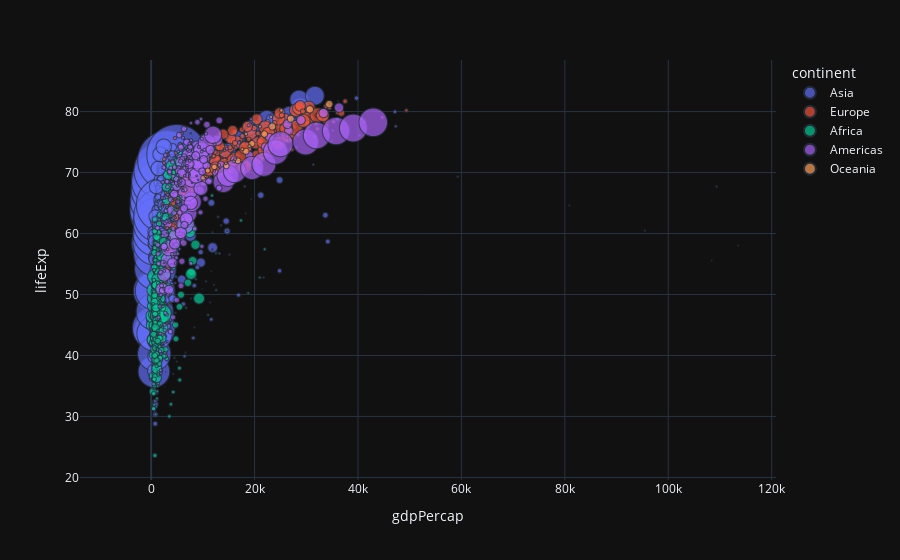

Notebook code cell kept with this figure:
### Code cell
px.scatter(data ,  y = 'lifeExp' , x='gdpPercap' , size='pop' , size_max=60 , color='continent' , hover_name='country')

### Figure 1 — Plotly figure (JSON) as saved in the notebook; plotly's stock layout.template omitted (floating-point values rounded to 4 significant figures; data arrays with more than 128 entries replaced by an {"elided": "..."} marker saying what was removed)
{"data": [{"hovertemplate": "<b>%{hovertext}</b><br><br>continent=Asia<br>gdpPercap=%{x}<br>lifeExp=%{y}<br>pop=%{marker.size}<extra></extra>", "hovertext": {"elided": "384 str values"}, "legendgroup": "Asia", "marker": {"color": "#636efa", "size": {"elided": "384 int values"}, "sizemode": "area", "sizeref": 366300.0, "symbol": "circle"}, "mode": "markers", "name": "Asia", "showlegend": true, "x": {"elided": "384 float values"}, "xaxis": "x", "y": {"elided": "384 float values"}, "yaxis": "y", "type": "scattergl"}, {"hovertemplate": "<b>%{hovertext}</b><br><br>continent=Europe<br>gdpPercap=%{x}<br>lifeExp=%{y}<br>pop=%{marker.size}<extra></extra>", "hovertext": {"elided": "360 str values"}, "legendgroup": "Europe", "marker": {"color": "#EF553B", "size": {"elided": "360 int values"}, "sizemode": "area", "sizeref": 366300.0, "symbol": "circle"}, "mode": "markers", "name": "Europe", "showlegend": true, "x": {"elided": "360 float values"}, "xaxis": "x", "y": {"elided": "360 float values"}, "yaxis": "y", "type": "scattergl"}, {"hovertemplate": "<b>%{hovertext}</b><br><br>continent=Africa<br>gdpPercap=%{x}<br>lifeExp=%{y}<br>pop=%{marker.size}<extra></extra>", "hovertext": {"elided": "624 str values"}, "legendgroup": "Africa", "marker": {"color": "#00cc96", "size": {"elided": "624 int values"}, "sizemode": "area", "sizeref": 366300.0, "symbol": "circle"}, "mode": "markers", "name": "Africa", "showlegend": true, "x": {"elided": "624 float values"}, "xaxis": "x", "y": {"elided": "624 float values"}, "yaxis": "y", "type": "scattergl"}, {"hovertemplate": "<b>%{hovertext}</b><br><br>continent=Americas<br>gdpPercap=%{x}<br>lifeExp=%{y}<br>pop=%{marker.size}<extra></extra>", "hovertext": {"elided": "300 str values"}, "legendgroup": "Americas", "marker": {"color": "#ab63fa", "size": {"elided": "300 int values"}, "sizemode": "area", "sizeref": 366300.0, "symbol": "circle"}, "mode": "markers", "name": "Americas", "showlegend": true, "x": {"elided": "300 float values"}, "xaxis": "x", "y": {"elided": "300 float values"}, "yaxis": "y", "type": "scattergl"}, {"hovertemplate": "<b>%{hovertext}</b><br><br>continent=Oceania<br>gdpPercap=%{x}<br>lifeExp=%{y}<br>pop=%{marker.size}<extra></extra>", "hovertext": ["Australia", "Australia", "Australia", "Australia", "Australia", "Australia", "Australia", "Australia", "Australia", "Australia", "Australia", "Australia", "New Zealand", "New Zealand", "New Zealand", "New Zealand", "New Zealand", "New Zealand", "New Zealand", "New Zealand", "New Zealand", "New Zealand", "New Zealand", "New Zealand"], "legendgroup": "Oceania", "marker": {"color": "#FFA15A", "size": [8691212, 9712569, 10794968, 11872264, 13177000, 14074100, 15184200, 16257249, 17481977, 18565243, 19546792, 20434176, 1994794, 2229407, 2488550, 2728150, 2929100, 3164900, 3210650, 3317166, 3437674, 3676187, 3908037, 4115771], "sizemode": "area", "sizeref": 366300.0, "symbol": "circle"}, "mode": "markers", "name": "Oceania", "showlegend": true, "x": [10040.0, 10950.0, 12220.0, 14530.0, 16790.0, 18330.0, 19480.0, 21890.0, 23420.0, 27000.0, 30690.0, 34440.0, 10560.0, 12250.0, 13180.0, 14460.0, 16050.0, 16230.0, 17630.0, 19010.0, 18360.0, 21050.0, 23190.0, 25190.0], "xaxis": "x", "y": [69.12, 70.33, 70.93, 71.1, 71.93, 73.49, 74.74, 76.32, 77.56, 78.83, 80.37, 81.23, 69.39, 70.26, 71.24, 71.52, 71.89, 72.22, 73.84, 74.32, 76.33, 77.55, 79.11, 80.2], "yaxis": "y", "type": "scattergl"}], "layout": {"xaxis": {"anchor": "y", "domain": [0.0, 1.0], "title": {"text": "gdpPercap"}}, "yaxis": {"anchor": "x", "domain": [0.0, 1.0], "title": {"text": "lifeExp"}}, "legend": {"title": {"text": "continent"}, "tracegroupgap": 0, "itemsizing": "constant"}, "margin": {"t": 60}}}
